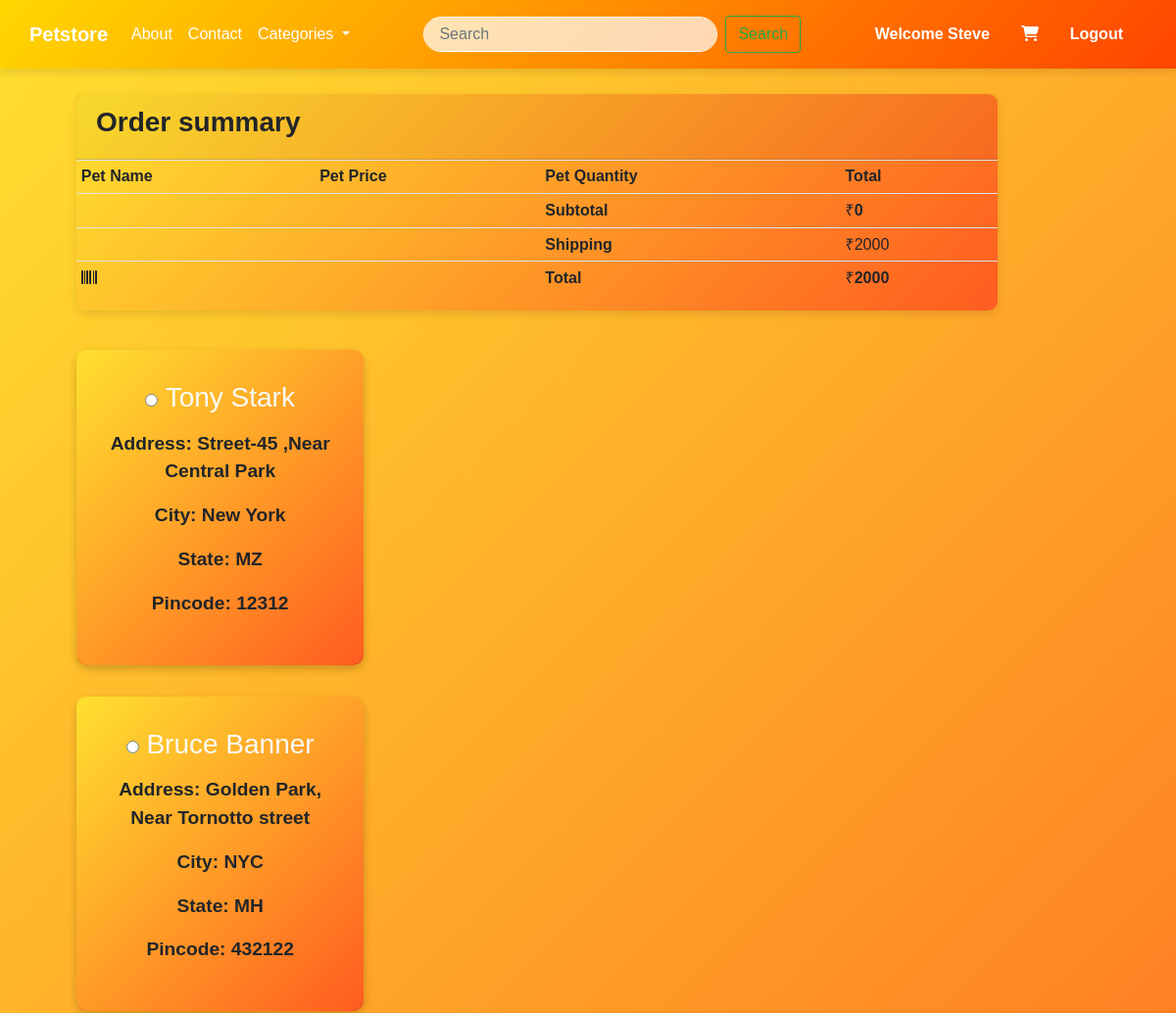
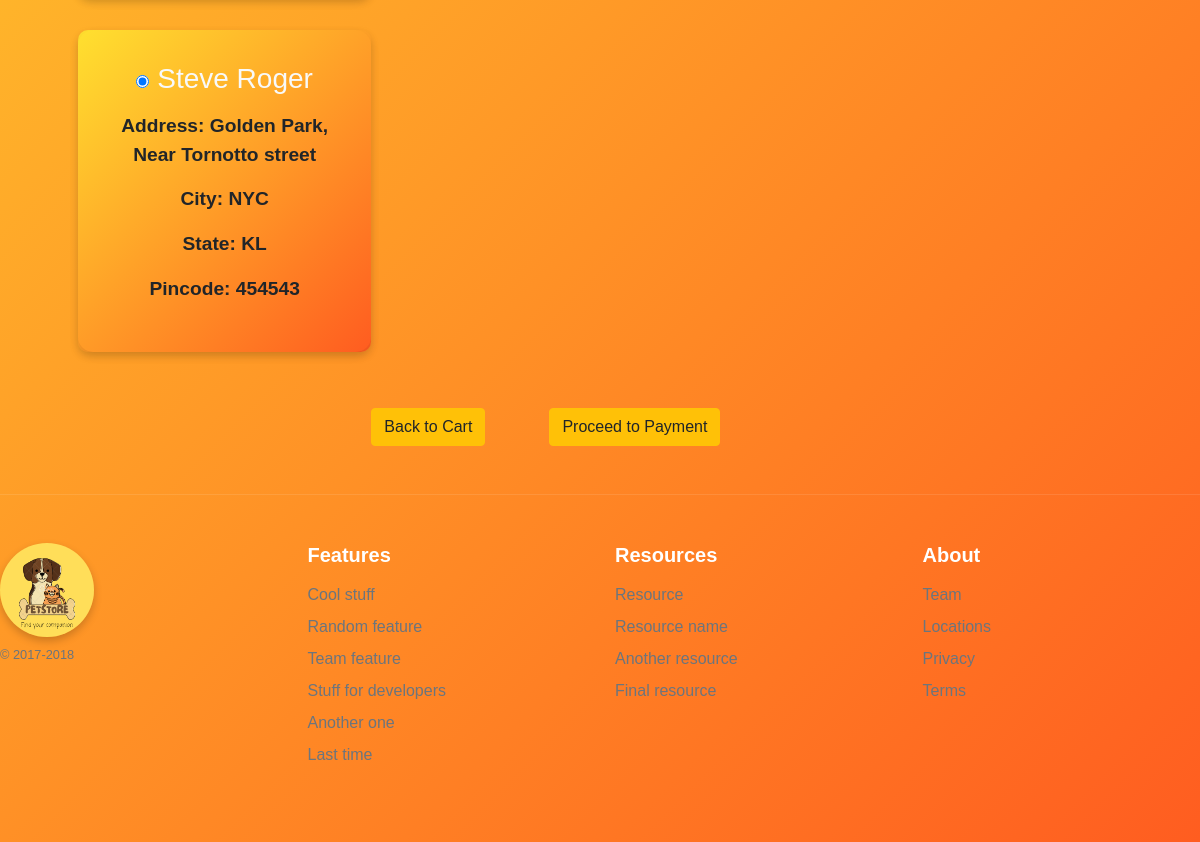
The app's page /checkout/ (signed in) with its own data (2 pictures, top to bottom).
### core/models.py (models this page shows, shortened)
class Customer(models.Model):
    STATE_CHOICES = [
        ('AP', 'Andhra Pradesh'),
        ('AR', 'Arunachal Pradesh'),
        ('AS', 'Assam'),
        ('BR', 'Bihar'),
        ('CT', 'Chhattisgarh'),
        ('GA', 'Goa'),
        ('GJ', 'Gujarat'),
        ('HR', 'Haryana'),
        ('HP', 'Himachal Pradesh'),
        ('JH', 'Jharkhand'),
        ('KA', 'Karnataka'),
        ('KL', 'Kerala'),
        ('MP', 'Madhya Pradesh'),
        ('MH', 'Maharashtra'),
        ('MN', 'Manipur'),
        ('ML', 'Meghalaya'),
        ('MZ', 'Mizoram'),
        ('NL', 'Nagaland'),
        ('OR', 'Odisha'),
        ('PB', 'Punjab'),
        ('RJ', 'Rajasthan'),
        ('SK', 'Sikkim'),
        ('TN', 'Tamil Nadu'),
        ('TG', 'Telangana'),
        ('TR', 'Tripura'),
        ('UP', 'Uttar Pradesh'),
        ('UK', 'Uttarakhand'),
        ('WB', 'West Bengal'),
        ('AN', 'Andaman and Nicobar Islands'),
        ('CH', 'Chandigarh'),
        ('DN', 'Dadra and Nagar Haveli and Daman and Diu'),
        ('DL', 'Delhi'),
        ('JK', 'Jammu and Kashmir'),
        ('LA', 'Ladakh'),
        ('LD', 'Lakshadweep'),
        ('PY', 'Puducherry'),
    ]
    user = models.ForeignKey(User, on_delete=models.CASCADE)  # we have created Many-to-one relationship i.e multiple order can be done by one user
    name = models.CharField(max_length=100)
    address = models.CharField(max_length=100)
    city = models.CharField(max_length=100)
    state = models.CharField(max_length=2, choices=STATE_CHOICES)
    pincode = models.IntegerField(
        default=0,
        blank=True,
        null=True,
    )

### core/views.py (the view)
# urls.py: path('checkout/',views.checkout,name='checkout'),
def checkout(request):
    cart_items = Cart.objects.filter(user=request.user)      # cart_items will fetch product of current user, and show product available in the cart of the current user.
    total =0
    delhivery_charge =2000
    for item in cart_items:
        item.product.price_and_quantity_total = item.product.discounted_price * item.quantity
        total += item.product.price_and_quantity_total
    final_price= delhivery_charge + total
    address = Customer.objects.filter(user=request.user)
    return render(request, 'core/checkout.html', {'cart_items': cart_items,'total':total,'final_price':final_price,'address':address})

### core/templates/core/checkout.html (shortened to what this page needs)
{% extends "core/base.html" %}
{% block content %}
<div class="container">
    <div class="row">
        <div class="col-sm-10 mt-5 ml-5 ">
            <div class="container ">
                    <div class="row">
                        <div class="col-md-12 mt-5">
                            <div class="card ">
                                <div class="card-header">
                                    <h3 class="text-xs-center"><strong>Order summary</strong></h3>
                                </div>
                                <div class="card-block">
                                    <div class="table-responsive">
                                        <table class="table table-sm">
                                            <thead>
                                                <tr>
                                                    <td><strong>Pet Name</strong></td>
                                                    <td class="text-xs-center"><strong>Pet Price</strong></td>
                                                    <td class="text-xs-center"><strong>Pet Quantity</strong></td>
                                                    <td class="text-xs-right"><strong>Total</strong></td>
                                                </tr>
                                            </thead>
                                            <tbody>
                                                <tr>
                                                    <td class="highrow"></td>
                                                    <td class="highrow"></td>
                                                    <td class="highrow text-xs-center"><strong>Subtotal</strong></td>
                                                    <td class="highrow text-xs-right">₹<b>{{total}}</b></td>
                                                </tr>
                                                <tr>
                                                    <td class="emptyrow"></td>
                                                    <td class="emptyrow"></td>
                                                    <td class="emptyrow text-xs-center"><strong>Shipping</strong></td>
                                                    <td class="emptyrow text-xs-right">₹2000</td>
                                                </tr>
                                                <tr>
                                                    <td class="emptyrow"><i class="fa fa-barcode iconbig"></i></td>
                                                    <td class="emptyrow"></td>
                                                    <td class="emptyrow text-xs-center"><strong>Total</strong></td>
                                                    <td class="emptyrow text-xs-right">₹<b>{{final_price}}</b></td>
                                                </tr>
                                            </tbody>
                                        </table>
                                    </div>
                                </div>
                            </div>
                        </div>
                    </div>
                    <div class="row">
                       <form method="POST" action="{% url 'payment' %}">
                        <div class="col-sm-4 mt-3">
                            {% for add in address %}
                            <label class="address-label">
                                <div class="card address-card shadow-sm mt-4 ">
                                    <div class="card-body profile-form">
                                        <h3 class="mb-3">
                                            <input type="radio" name="selected_address" value="{{ add.id }}" checked>
                                            <span class="address-name text-light">{{ add.name }}</span>
                                        </h3>
                                        <p class="address-detail">Address: {{ add.address }}</p>
                                        <p class="address-detail">City: {{ add.city }}</p>
                                        <p class="address-detail">State: {{ add.state }}</p>
                                        <p class="address-detail">Pincode: {{ add.pincode }}</p>
                                    </div>
                                </div>
                            </label>
                            {% endfor %}
                                <div class="checkout-button mt-5 ml-5 d-flex justify-content-between">
                                    <div class="checkout-back">
                                        <a href="{% url 'viewcart' %}">
                                            <input type="button" class="btn btn-warning back-to-cart-button proceed-to-payment" value="Back to Cart">
                                        </a>
                                    </div>
                                    <div class="checkout-process">
                                        <a href="{% url "payment" %}">
                                            <input type="submit" class="btn btn-warning proceed-to-payment" value="Proceed to Payment">
                                        </a>
                                    </div>
                                </div>
                            </div>
                        </div>
                    </div>
                </div>
        </div>
    </div>
{% endblock content %}

### core/templates/core/navbar.html (shortened to what this page needs)
<nav class="navbar navbar-expand-lg fixed-top navbar-custom">
  <div class="container">
    <a class="navbar-brand" href="/">Petstore</a>
    <div class="collapse navbar-collapse" id="navbarSupportedContent">
      <ul class="navbar-nav mr-auto">
        <li class="nav-item active">
          <a class="nav-link" href="{% url 'about' %}">About<span class="sr-only">(current)</span></a>
        </li>
        <li class="nav-item">
          <a class="nav-link" href="{% url 'contact' %}">Contact</a>
        </li>
        <li class="nav-item dropdown">
          <a class="nav-link dropdown-toggle" href="/" role="button" data-toggle="dropdown" aria-expanded="false">
            Categories
          </a>
        </li>
      </ul>
      <form class="form-inline my-lg-0 mr-auto">
        <input class="form-control custom-search-bar mr-2 " type="search" placeholder="Search" aria-label="Search" style="width:300px">
        <button class="btn  btn-outline-success  my-2 my-sm-0" type="submit">Search</button>
      </form>
      <ul class="navbar-nav">
        {% if request.user.is_authenticated %}
        <li class="nav-item active">
          <a class="nav-link mr-3 nav-user" href="{% url 'profile' %}"><b>Welcome {{user.first_name}}</b></a>
        </li>
        <li class="nav-item">
          <a class="nav-link mr-3" href="{% url 'viewcart' %}">
            <i class="fa fa-shopping-cart"></i>
          </a>
        </li>
        <li class="nav-item">
          <a class="nav-link mr-3 nav-user" href="{% url 'logout' %}">Logout</a>
        </li>
        {% endif %}
      </ul>
    </div>
  </div>
</nav>

### core/static/core/css/core.css (style rules this page uses)
body { background: linear-gradient(135deg, #ffe02f, #ff5c20); transition: background 0.5s ease; font-family: 'Arial', sans-serif; }
.navbar-custom { background: linear-gradient(135deg, #FFD700, #FF4500); padding: 15px; transition: background 0.3s ease-in-out, padding 0.3s ease-in-out; box-shadow: 0 4px 8px rgba(0, 0, 0, 0.1); }
.navbar-custom .navbar-brand { font-weight: bold; color: #fff; transition: color 0.3s; }
.navbar-custom .nav-user { font-weight: bold; transition: color 0.3s; }
.navbar-custom .nav-link { color: #fff; transition: color 0.3s, transform 0.3s; }
.custom-search-bar { border-radius: 20px; border: 1px solid #fff; padding: 5px 15px; background-color: rgba(255, 255, 255, 0.7); }
.container { max-width: 1200px; margin: auto; border-radius: 15px; }
.card { box-shadow: 0 4px 10px rgba(0, 0, 0, 0.1); transition: transform 0.3s ease, box-shadow 0.3s ease; }
.card-body { background-color: #f8f9fa; text-align: center; border-radius: 10px; }
.card { background: linear-gradient(135deg, #ffe02f, #ff5c20); border: none; border-radius: 10px; transition: box-shadow 0.3s, transform 0.3s; }
.profile-form { background: linear-gradient(135deg, #ffe02f, #ff5c20); padding: 30px; border-radius: 10px; box-shadow: 0 4px 8px rgba(0, 0, 0, 0.1); transition: background 0.5s ease; width: 60%; }
.address-detail { font-size: 1.2rem; font-weight: bold; }
.checkout-button { gap: 15px; }
.checkout-back { margin-left: 100%; width: 100%; text-align: center; }
.checkout-process { margin-left: 20%; width: 100%; text-align: center; }
.profile-form { background-color: white; border-radius: 10px; padding: 2rem; max-width: 500px; width: 100%; animation: fadeIn 1s ease-in-out; border-radius: 15px; }

### records on screen
Customer: name "Tony Stark", address "Street-45 ,Near Central Park", city "New York", state "MZ", pincode "12312"
Customer: name "Bruce Banner", address "Golden Park, Near Tornotto street", city "NYC", state "MH", pincode "432122"
Customer: name "Steve Roger", address "Golden Park, Near Tornotto street", city "NYC", state "KL", pincode "454543"

### other values on screen
{{ user.first_name }} "Steve"
{{ total }} "0"
{{ final_price }} "2000"
